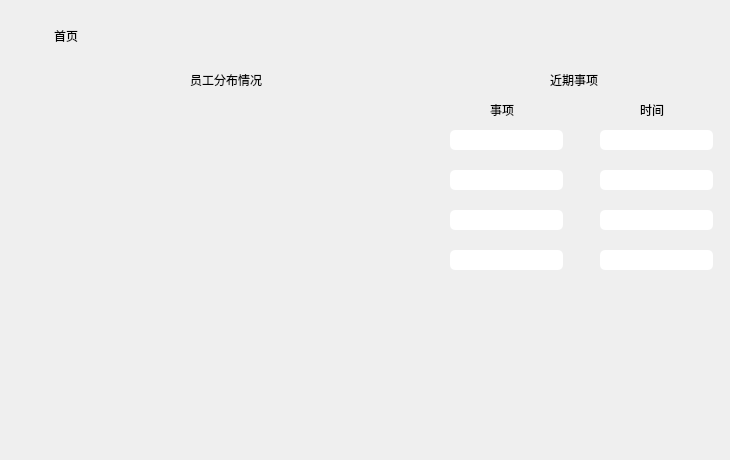
             <widget class="QWidget" name="pageHome">
              <widget class="QLabel" name="label_3">
               <property name="geometry">
                <rect>
                 <x>54</x>
                 <y>20</y>
                 <width>101</width>
                 <height>31</height>
                </rect>
               </property>
               <property name="styleSheet">
                <string notr="true">font: 14pt &quot;幼圆&quot;;</string>
               </property>
               <property name="text">
                <string>首页</string>
               </property>
              </widget>
              <widget class="QLabel" name="label_25">
               <property name="geometry">
                <rect>
                 <x>24</x>
                 <y>24</y>
                 <width>24</width>
                 <height>24</height>
                </rect>
               </property>
               <property name="text">
                <string/>
               </property>
               <property name="pixmap">
                <pixmap resource="res.qrc">:/icon/phres/icon/homepage.png</pixmap>
               </property>
               <property name="scaledContents">
                <bool>true</bool>
               </property>
              </widget>
              <widget class="QFrame" name="frame_8">
               <property name="geometry">
                <rect>
                 <x>30</x>
                 <y>50</y>
                 <width>401</width>
                 <height>401</height>
                </rect>
               </property>
               <property name="styleSheet">
                <string notr="true">border-radius:5px</string>
               </property>
               <property name="frameShape">
                <enum>QFrame::StyledPanel</enum>
               </property>
               <property name="frameShadow">
                <enum>QFrame::Raised</enum>
               </property>
               <widget class="QLabel" name="labelFigure1">
                <property name="geometry">
                 <rect>
                  <x>20</x>
                  <y>40</y>
                  <width>350</width>
                  <height>350</height>
                 </rect>
                </property>
                <property name="styleSheet">
                 <string notr="true">border:none;</string>
                </property>
                <property name="text">
                 <string/>
                </property>
                <property name="scaledContents">
                 <bool>true</bool>
                </property>
               </widget>
               <widget class="QLabel" name="label_23">
                <property name="geometry">
                 <rect>
                  <x>160</x>
                  <y>20</y>
                  <width>81</width>
                  <height>20</height>
                 </rect>
                </property>
                <property name="styleSheet">
                 <string notr="true">font: 9pt &quot;幼圆&quot;;</string>
                </property>
                <property name="text">
                 <string>员工分布情况</string>
                </property>
               </widget>
              </widget>
              <widget class="QFrame" name="frame_9">
               <property name="geometry">
                <rect>
                 <x>440</x>
                 <y>50</y>
                 <width>281</width>
                 <height>271</height>
                </rect>
               </property>
               <property name="styleSheet">
                <string notr="true">border-radius:5px</string>
               </property>
               <property name="frameShape">
                <enum>QFrame::StyledPanel</enum>
               </property>
               <property name="frameShadow">
                <enum>QFrame::Raised</enum>
               </property>
               <widget class="QLineEdit" name="lineEditHE2">
                <property name="geometry">
                 <rect>
                  <x>10</x>
                  <y>120</y>
                  <width>113</width>
                  <height>20</height>
                 </rect>
                </property>
               </widget>
               <widget class="QLabel" name="label_37">
                <property name="geometry">
                 <rect>
                  <x>50</x>
                  <y>50</y>
                  <width>51</width>
                  <height>20</height>
                 </rect>
                </property>
                <property name="styleSheet">
                 <string notr="true">font: 9pt &quot;幼圆&quot;;</string>
                </property>
                <property name="text">
                 <string>事项</string>
                </property>
               </widget>
               <widget class="QLabel" name="label_36">
                <property name="geometry">
                 <rect>
                  <x>110</x>
                  <y>20</y>
                  <width>51</width>
                  <height>20</height>
                 </rect>
                </property>
                <property name="styleSheet">
                 <string notr="true">font: 9pt &quot;幼圆&quot;;</string>
                </property>
                <property name="text">
                 <string>近期事项</string>
                </property>
               </widget>
               <widget class="QLineEdit" name="lineEditHT2">
                <property name="geometry">
                 <rect>
                  <x>160</x>
                  <y>120</y>
                  <width>113</width>
                  <height>20</height>
                 </rect>
                </property>
               </widget>
               <widget class="QLineEdit" name="lineEditHT4">
                <property name="geometry">
                 <rect>
                  <x>160</x>
                  <y>200</y>
                  <width>113</width>
                  <height>20</height>
                 </rect>
                </property>
               </widget>
               <widget class="QLineEdit" name="lineEditHE1">
                <property name="geometry">
                 <rect>
                  <x>10</x>
                  <y>80</y>
                  <width>113</width>
                  <height>20</height>
                 </rect>
                </property>
               </widget>
               <widget class="QLineEdit" name="lineEditHT1">
                <property name="geometry">
                 <rect>
                  <x>160</x>
                  <y>80</y>
                  <width>113</width>
                  <height>20</height>
                 </rect>
                </property>
               </widget>
               <widget class="QLineEdit" name="lineEditHT3">
                <property name="geometry">
                 <rect>
                  <x>160</x>
                  <y>160</y>
                  <width>113</width>
                  <height>20</height>
                 </rect>
                </property>
               </widget>
               <widget class="QLineEdit" name="lineEditHE3">
                <property name="geometry">
                 <rect>
                  <x>10</x>
                  <y>160</y>
                  <width>113</width>
                  <height>20</height>
                 </rect>
                </property>
               </widget>
               <widget class="QLabel" name="label_38">
                <property name="geometry">
                 <rect>
                  <x>200</x>
                  <y>50</y>
                  <width>51</width>
                  <height>20</height>
                 </rect>
                </property>
                <property name="styleSheet">
                 <string notr="true">font: 9pt &quot;幼圆&quot;;</string>
                </property>
                <property name="text">
                 <string>时间</string>
                </property>
               </widget>
               <widget class="QLineEdit" name="lineEditHE4">
                <property name="geometry">
                 <rect>
                  <x>10</x>
                  <y>200</y>
                  <width>113</width>
                  <height>20</height>
                 </rect>
                </property>
               </widget>
              </widget>
             </widget>
